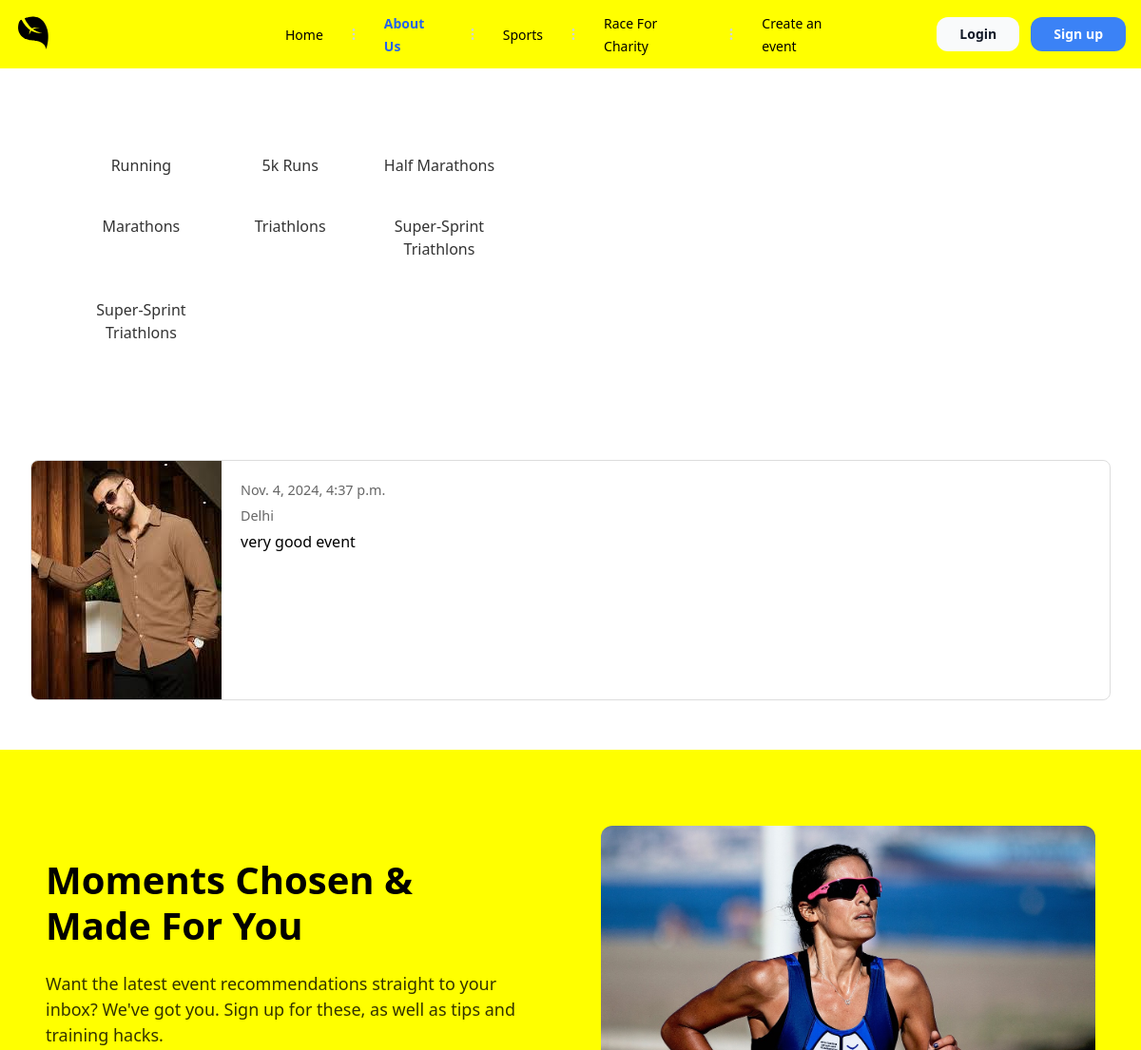
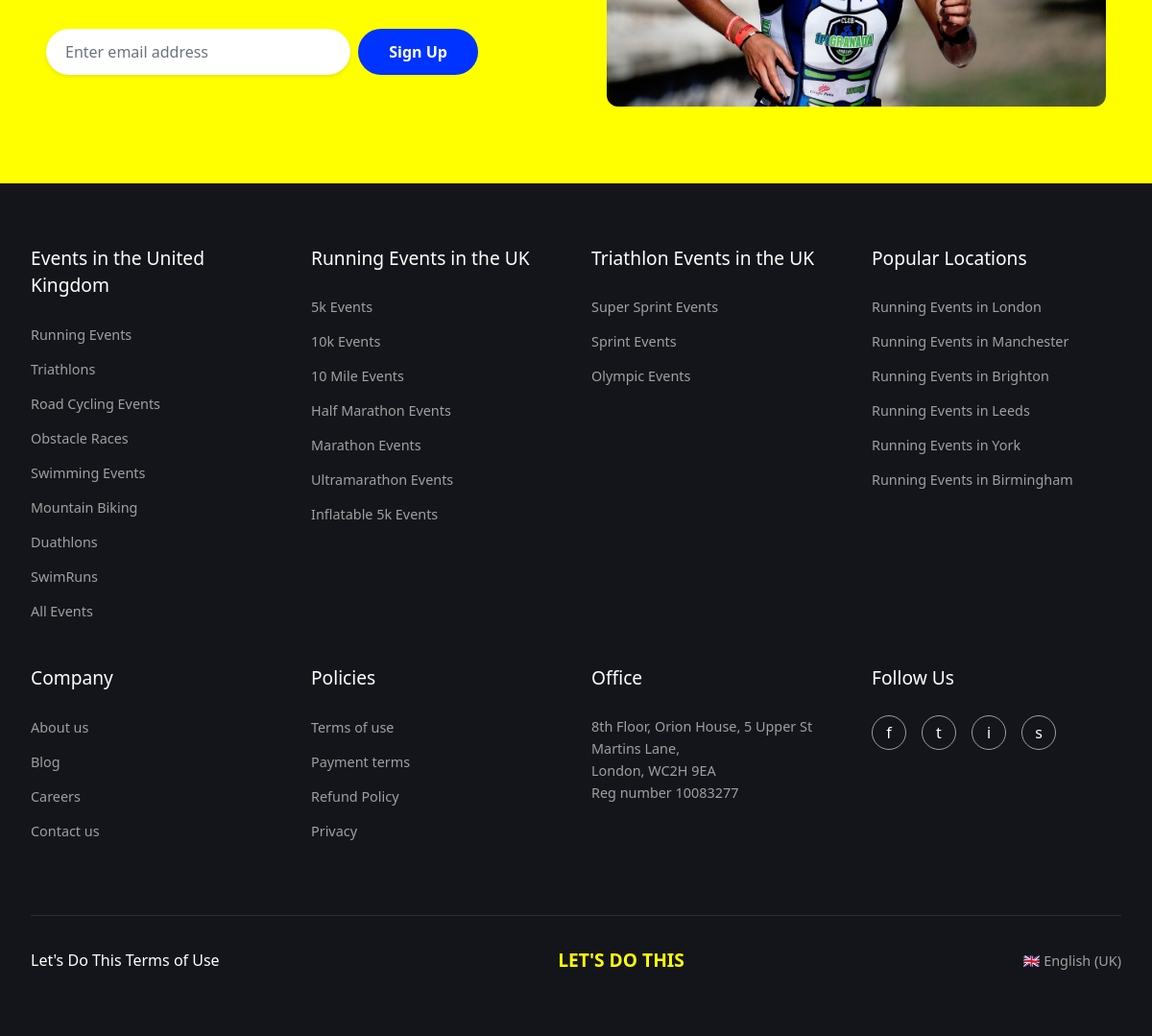
The page /categories/1/ on the database its author committed (2 pictures, top to bottom).
### projectApp/models.py (models this page shows, shortened)
class Category(models.Model):
    name = models.CharField(max_length=100)
    description = models.TextField()

class Event(models.Model):
    title = models.CharField(max_length=200)
    description = models.TextField()
    category = models.ForeignKey(Category, on_delete=models.CASCADE, related_name='events')
    date = models.DateTimeField()
    image = models.ImageField(upload_to='event_images/', null=True, blank=True)
    location = models.CharField(max_length=255, null=True, blank=True)  # Location field

### projectApp/views.py (the view)
# urls.py: path('categories/<int:category_id>/', views.category_events, name='category_events'),
def category_events(request, category_id):
    categories = Category.objects.all()
    category = get_object_or_404(Category, id=category_id)
    events = category.events.all()
    return render(request, 'sports.html', {'categories':categories,'category': category, 'events': events})

### templates/sports.html (shortened to what this page needs)
{% extends 'base.html' %}
{% load static %}
{% block content %}
<div class="container  ">
    <main>
        <div class="categories">
            {% for category in categories %}
            <div class="category-row"><a href="{% url 'category_events' category.id %}">{{ category.name }}</a></div>
            {% endfor %}
        </div>
    </main>
    </main>
{% include 'events.html' %}
{% endblock %}

### templates/events.html (shortened to what this page needs)
{% load static %}
    <main>
        <div class="events-list">
            {% for event in events %}
            <div class="event-card  "  onclick="window.location.href='{% url 'event_detail' event.id %}'">
                <img src="{{ event.image.url }}" alt="{{ event.title }}" style="width:200px;height:auto;">
                <div class="event-details">
                    <div class="event-date">{{ event.date }}</div>
                    <div class="event-location">{{ event.location }}</div>
                    <h3>{{ event.description }}</h3>
                </div>
            </div>
            {% endfor %}
        </div>
    </main>

### templates/events.html (style rules this page uses)
.event-card { display: flex; margin-bottom: 20px; border: 1px solid #ddd; border-radius: 8px; overflow: hidden; }
.event-card img { width: 200px; height: 150px; object-fit: cover; }
.event-details { padding: 20px; }
.event-date, .event-location { color: #666; font-size: 0.9em; margin-bottom: 5px; }

### templates/sports.html (style rules this page uses)
.container { max-width: 1200px; margin: 0 auto; padding: 1rem; display:hidden; }
main { background-color: #fff; border-radius: 8px; padding: 2rem; display:hidden; }
.categories { display: flex; flex-wrap: wrap; gap: 20px; }
.category-row { width: 30%; text-align: center; / }
.category-row a { display: block; padding: 10px; text-decoration: none; color: #333; }

### templates/email_subscription.html (style rules this page uses)
:root { --primary-yellow: #ffff00; --primary-blue: #0033ff; --text-dark: #000000; }
* { margin: 0; padding: 0; box-sizing: border-box; font-family: system-ui, -apple-system, sans-serif; }
.container { max-width: 1200px; margin: 0 auto; display: grid; grid-template-columns: 1fr 1fr; gap: 4rem; align-items: center; }

### templates/fotter.html (style rules this page uses)
:root { --background-dark: #14151a; --text-light: #ffffff; --text-muted: #a0a0a0; --accent-yellow: #ffff00; }
* { margin: 0; padding: 0; box-sizing: border-box; font-family: system-ui, -apple-system, sans-serif; }

### rows shown on the page
Category: name "Running"
Category: name "5k Runs"
Category: name "Half Marathons"
Category: name "Marathons"
Category: name "Triathlons"
Category: name "Super-Sprint Triathlons"
Category: name "Super-Sprint Triathlons"
Event: image (picture), date "Nov. 4, 2024, 4:37 p.m.", location "Delhi", description "very good event"
